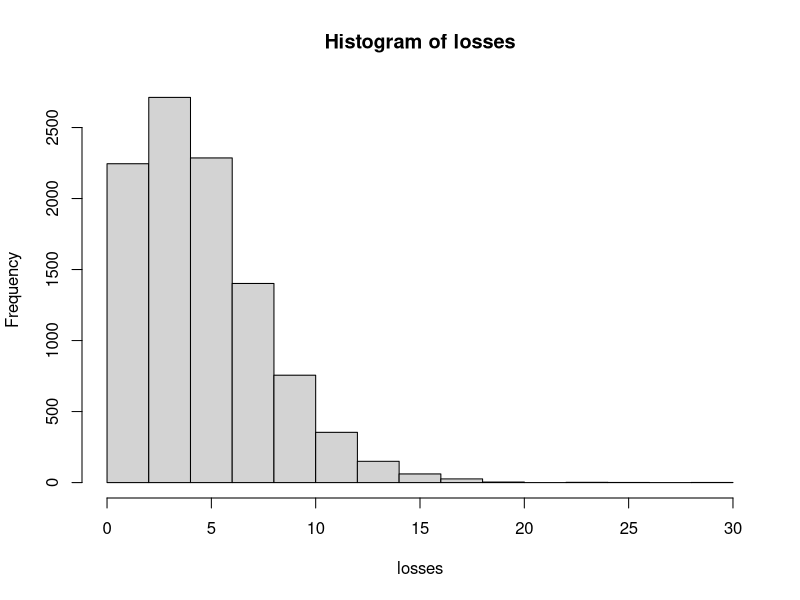
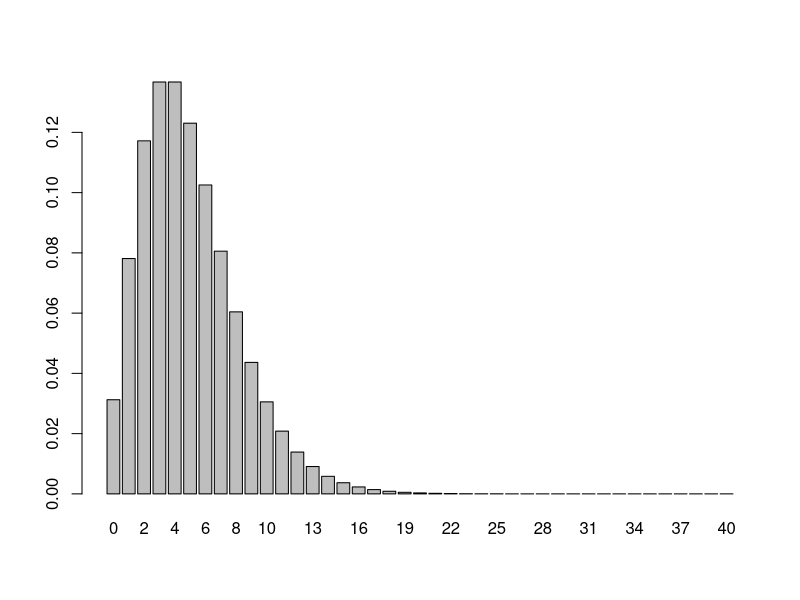
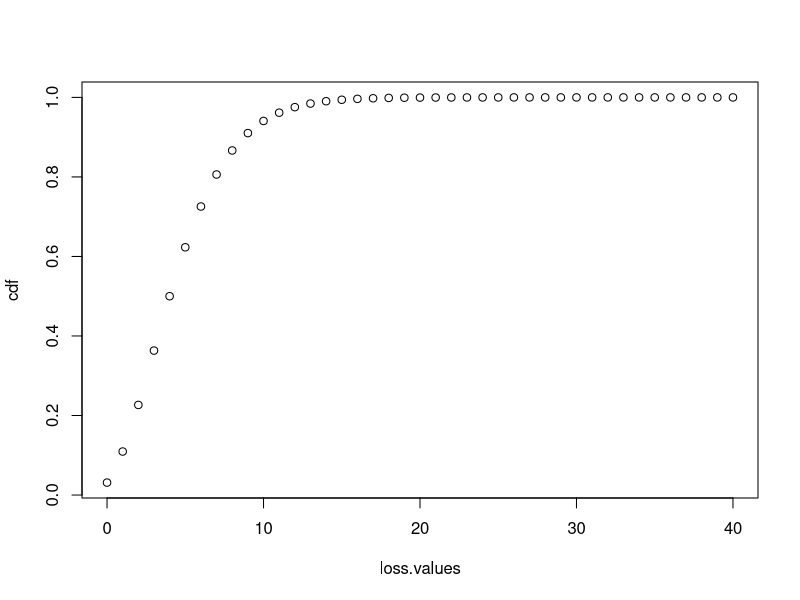
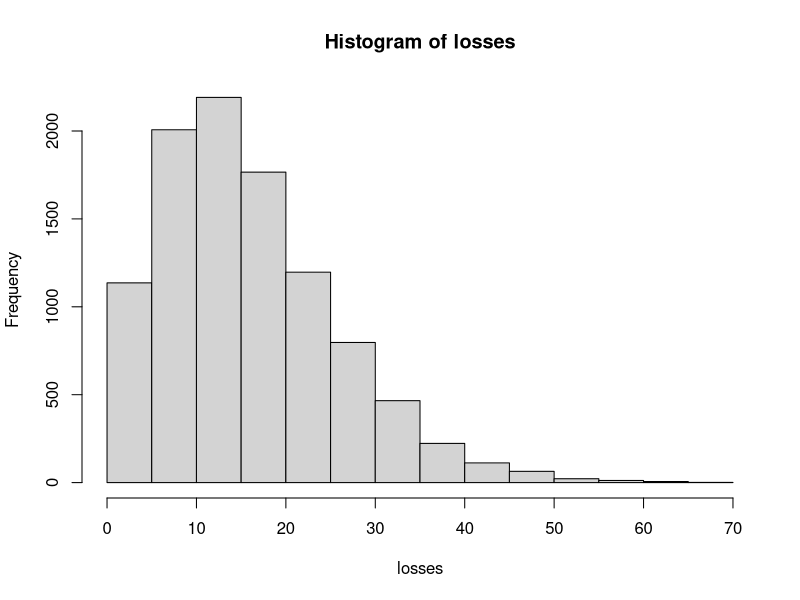
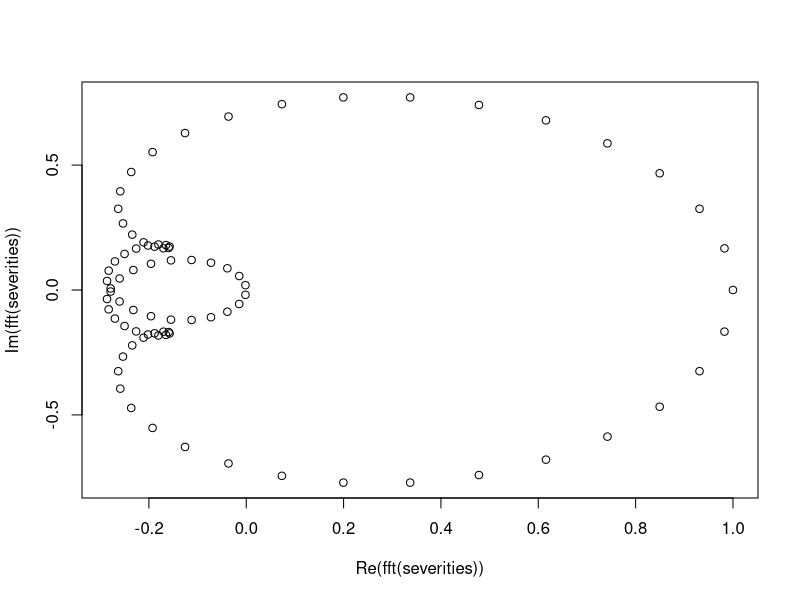
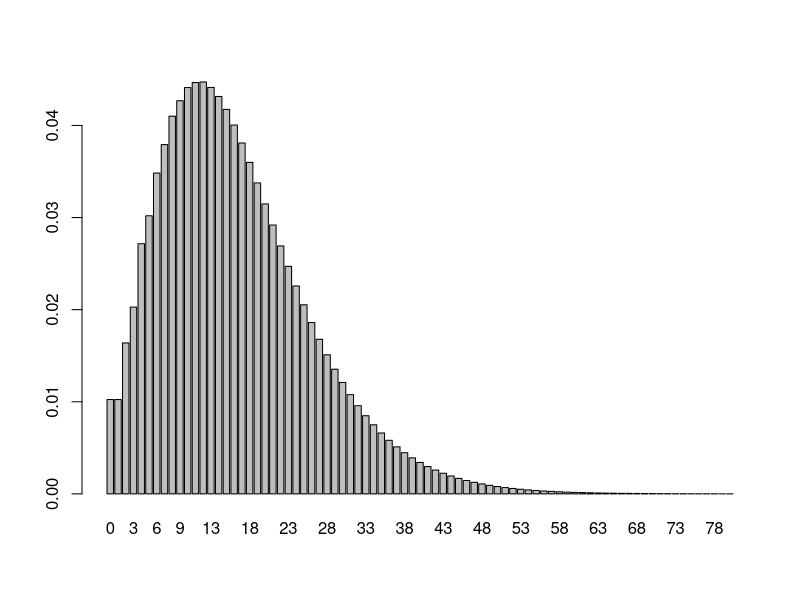
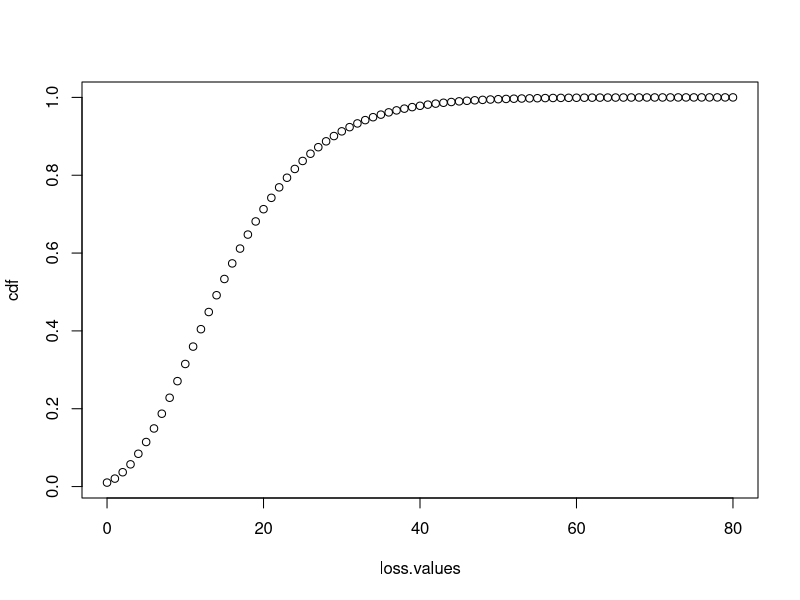
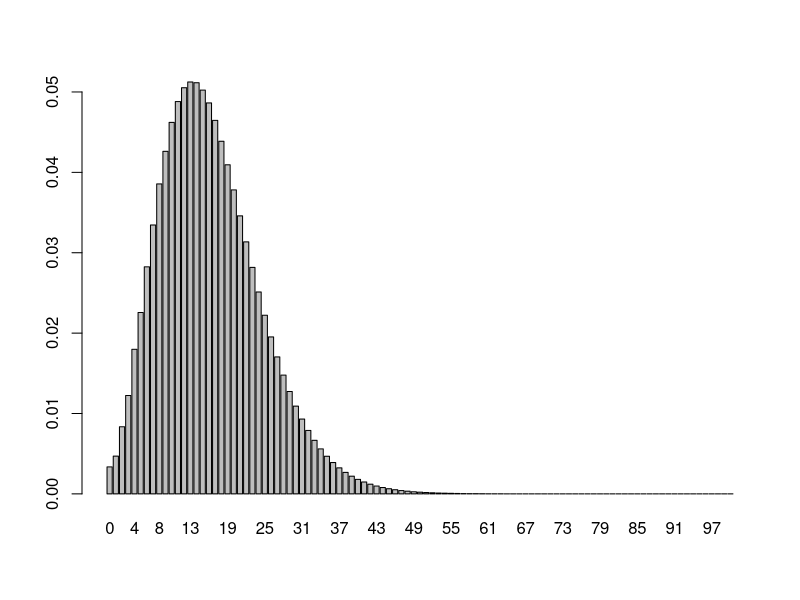

The R source for these figures, in order:
# pgf of negative binomial required

pgf.NB <- function(t,alpha,p)
  {
   ((1-(1-p)*t)/p)^(-alpha)
  }


# 1. Simple example
# Single gamma-distributed factor
# We pretend we can't compute the distribution function

# Number of obligors
n = 500

# Parameters of gamma distribution
sigma = sqrt(0.2)
alpha = sigma^{-2}
beta = sigma^{-2}

# Data
PDs = rep(0.01,n)
exposures = rep(1,n)

# Loss should be NB(alpha, beta/beta+sum(PDs))
# Compute true VaR at 95% level
p = beta/(beta+sum(PDs))
qnbinom(0.95,size=alpha,prob=p)

# Run Monte Carlo simulation
m=10000
factors = rgamma(m,alpha,beta)
losses = rpois(m,factors*sum(PDs))
hist(losses,nclass=20)
mean(losses)
quantile(losses,0.95)

# Estimate loss distribution by FFT
max.loss = 40
N = max.loss+1
severities = rep(0,N)
severities[2] = 1
cf = pgf.NB(fft(severities),alpha,p)
invcf = Re(fft(cf,inverse=TRUE))
sum(invcf)
probs = invcf/N
loss.values = 0:max.loss

# Loss distribution
barplot(probs,names.arg=loss.values)

# c.d.f. and VaR
cdf = cumsum(probs)
plot(loss.values,cdf)
min(loss.values[cdf>=0.95])



# 2. An example with exposure bands
sigma = sqrt(0.2)
alpha = sigma^{-2}
beta = sigma^{-2}

exposures = rep(1:4,rep(250,4))
exposures
PDs = rep(c(0.01,0.005),rep(500,2))
PDs
data = data.frame(exposures,PDs)
head(data)
tail(data)

# Basic calculations
band.rates = by(PDs,exposures,sum)
band.rates
band.rates=as.vector(band.rates)
band.rates
band.exposures = unique(exposures)
band.exposures
nbands = length(band.exposures)

# Solution by Monte Carlo
m=10000
factors = rgamma(m,alpha,beta)
loss.matrix = matrix(NA,nrow=m,ncol=nbands)
for (i in 1:nbands)
    loss.matrix[,i] = band.exposures[i]*rpois(m,band.rates[i]*factors)
losses = apply(loss.matrix,1,sum)
hist(losses,nclass=20)
quantile(losses,0.95)


# Solution by FFT
multinomial.probs = band.rates/sum(band.rates)
multinomial.probs
p = beta/(beta+sum(PDs))

max.loss =80
N = max.loss+1
severities = rep(0,N)
severities[1 + (1:nbands)] = multinomial.probs
severities
plot(fft(severities))
cf = pgf.NB(fft(severities),alpha,p)
invcf = Re(fft(cf,inverse=TRUE))
sum(invcf)
probs = invcf/N
loss.values = 0:max.loss

barplot(probs,names.arg=loss.values)

cdf = cumsum(probs)
plot(loss.values,cdf)
min(loss.values[cdf>=0.95])

# Check on mean
sum(loss.values*probs)
sum(exposures*PDs)


# 3. An example with two factors and exposure bands

# set factor variances
sigma = c(sqrt(0.2),sqrt(0.1))
alpha = sigma^{-2}
beta = sigma^{-2}

exposures = rep(1:4,rep(250,4))
exposures
PDs = rep(c(0.01,0.005),rep(500,2))
PDs

w1 = c(0.8,0.2)
w2 = c(0.4,0.6)

factor1.weights = rep(c(w1[1],w2[1]),rep(500,2))
factor2.weights = rep(c(w1[2],w2[2]),rep(500,2))
data=data.frame(exposures,PDs,factor1.weights,factor2.weights)
data[1:10,]
data[990:1000,]

# completes data specification

# Solution by FFT

band.exposures = unique(exposures)
band.exposures
nbands = length(band.exposures)
p = rep(NA,2)

# Multinomial probabilities for factor 1

band.rates1 = by(PDs*factor1.weights,exposures,sum)
band.rates1
band.rates1=as.vector(band.rates1)
multinomial.probs1 = band.rates1/sum(band.rates1)
multinomial.probs1
p[1] = beta[1]/(beta[1]+sum(band.rates1))

# Multinomial probabilities for factor 2

band.rates2 = by(PDs*factor2.weights,exposures,sum)
band.rates2
band.rates2=as.vector(band.rates2)
multinomial.probs2 = band.rates2/sum(band.rates2)
multinomial.probs2
p[2] = beta[2]/(beta[2]+sum(band.rates2))

max.loss =100
N = max.loss+1

severities1 = rep(0,N)
severities1[1 + (1:nbands)] = multinomial.probs1
cf1 = pgf.NB(fft(severities1),alpha[1],p[1])

severities2 = rep(0,N)
severities2[1 + (1:nbands)] = multinomial.probs2
cf2 = pgf.NB(fft(severities2),alpha[2],p[2])

invcf = Re(fft(cf1*cf2,inverse=TRUE))
sum(invcf)
probs = invcf/N
loss.values = 0:max.loss

barplot(probs,names.arg=loss.values)

cdf = cumsum(probs)
plot(loss.values,cdf)
min(loss.values[cdf>=0.95])

# Check on mean
sum(loss.values*probs)
sum(exposures*PDs)



# Check by Monte Carlo

m=10000
band.rates = by(PDs,exposures,sum)
band.rates
band.rates=as.vector(band.rates)
band.exposures = unique(exposures)
band.exposures
nbands = length(band.exposures)
factors1 = rgamma(m,alpha[1],beta[1])
factors2 = rgamma(m,alpha[2],beta[2])

# easy simulation is a consequence of simple set-up
# each exposure band has unique factor weights
band.factors = matrix(NA,nrow=m,ncol=nbands)
band.factors[,1] = w1[1]*factors1 + w1[2]*factors2
band.factors[,2] = w1[1]*factors1 + w1[2]*factors2
band.factors[,3] = w2[1]*factors1 + w2[1]*factors2
band.factors[,4] = w2[1]*factors1 + w2[2]*factors2


loss.matrix = matrix(NA,nrow=m,ncol=nbands)
for (i in 1:nbands)
    loss.matrix[,i] = band.exposures[i]*rpois(m,band.rates[i]*band.factors[,i])
losses = apply(loss.matrix,1,sum)
hist(losses,nclass=20)
quantile(losses,0.95)


